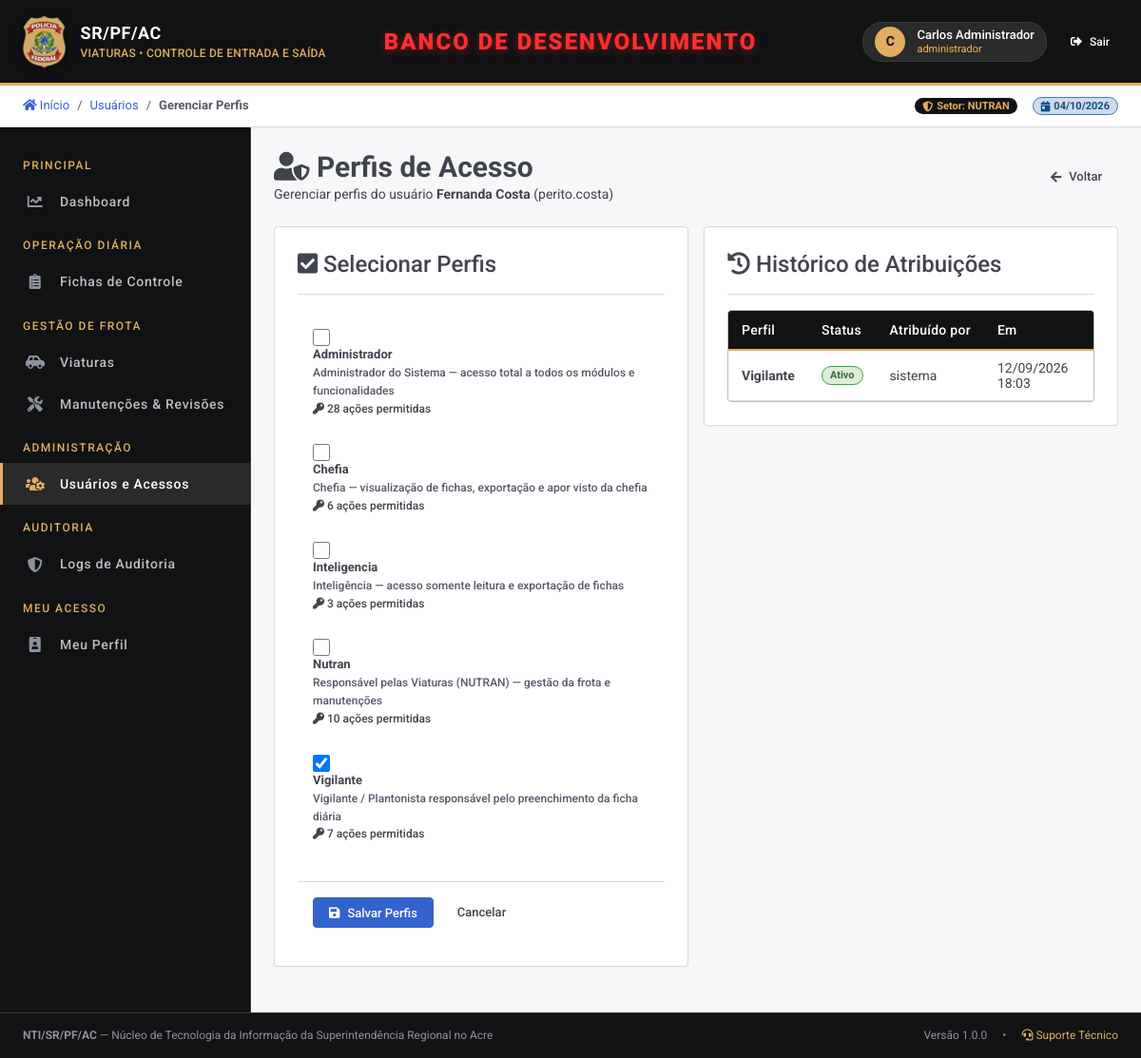
/usuarios/5/perfis/ (signed in), run on the app's committed database.
### usuarios/models.py (models this page shows, shortened)
class Usuario(AbstractUser):
    matricula = models.CharField(
        "Matrícula / Identificação",
        max_length=30,
        blank=True,
        null=True,
        help_text="Matrícula funcional do servidor ou identificação do vigilante",
    )
    cargo = models.CharField(
        "Cargo / Função",
        max_length=100,
        blank=True,
        default="Vigilante",
    )
    setor = models.CharField(
        "Setor / Unidade",
        max_length=100,
        blank=True,
        default="Portaria Principal",
    )
    telefone = models.CharField(
        "Telefone / Ramal",
        max_length=20,
        blank=True,
        null=True,
    )
    class Meta:
        verbose_name = "Usuário"
        verbose_name_plural = "Usuários"
        ordering = ["first_name", "last_name", "username"]
    def listar_perfis(self) -> list[str]:
        return list(
            self.perfis_atribuidos.filter(ativo=True).values_list("perfil__nome", flat=True)
        )

### accesscontrol/models.py (models this page shows, shortened)
class Perfil(models.Model):
    nome = models.CharField("Nome", max_length=100, unique=True)
    descricao = models.TextField("Descrição", blank=True)
    ativo = models.BooleanField("Ativo", default=True)
    acoes = models.ManyToManyField(
        Acao,
        related_name="perfis",
        blank=True,
        verbose_name="Ações permitidas",
    )
    class Meta:
        verbose_name = "Perfil de Acesso"
        verbose_name_plural = "Perfis de Acesso"
        ordering = ["nome"]

class UsuarioPerfil(models.Model):
    usuario = models.ForeignKey(
        settings.AUTH_USER_MODEL,
        on_delete=models.CASCADE,
        related_name="perfis_atribuidos",
        verbose_name="Usuário",
    )
    perfil = models.ForeignKey(
        Perfil,
        on_delete=models.CASCADE,
        verbose_name="Perfil",
    )
    atribuido_por = models.ForeignKey(
        settings.AUTH_USER_MODEL,
        on_delete=models.SET_NULL,
        null=True,
        blank=True,
        related_name="+",
        verbose_name="Atribuído por",
    )
    atribuido_em = models.DateTimeField("Atribuído em", auto_now_add=True)
    ativo = models.BooleanField("Ativo", default=True)
    class Meta:
        verbose_name = "Perfil do Usuário"
        verbose_name_plural = "Perfis dos Usuários"
        unique_together = ("usuario", "perfil")
        ordering = ["-atribuido_em"]

### usuarios/views.py (the view, shortened to what this page needs)
# urls.py: path("<int:pk>/perfis/", views.usuario_perfis_gerenciar, name="perfis_gerenciar"),
@requer_permissao("usuarios.perfis.atribuir")
def usuario_perfis_gerenciar(request, pk):
    usuario = get_object_or_404(Usuario, pk=pk)
    todos_perfis = Perfil.objects.filter(ativo=True).order_by("nome")
    vinculos = UsuarioPerfil.objects.filter(usuario=usuario).select_related("perfil", "atribuido_por")
    perfis_ativos_ids = set(
        vinculos.filter(ativo=True).values_list("perfil_id", flat=True)
    )
    return render(request, "usuarios/perfis.html", {
        "usuario": usuario,
        "todos_perfis": todos_perfis,
        "vinculos": vinculos,
        "perfis_ativos_ids": perfis_ativos_ids,
    })

### accesscontrol/context.py (called while the page is built)
def set_current_request(request: Any) -> None:
    _request_ctx.set(request)

def clear_current_request() -> None:
    _request_ctx.set(None)

### accesscontrol/context_processors.py (called while the page is built, shortened)
def menu_context(request):
    if not request.user.is_authenticated:
        return {}
    codigos = obter_codigos_permissao(request.user)
    is_super = getattr(request.user, "is_superuser", False)
    if is_super:
        modulos_menu = list(Modulo.objects.filter(ativo=True).prefetch_related("submodulos"))
    widgets = obter_widgets_dashboard(request.user)
    return {
        "modulos_menu": modulos_menu,
        "codigos_permissao": codigos,
        "widgets_dashboard": widgets,
        "tem_permissao_fn": lambda codigo: tem_permissao(request.user, codigo),
    }

### accesscontrol/services.py (called while the page is built, shortened)
def _chave_cache(usuario_id: int) -> str:
    return f"permissoes:usuario:{usuario_id}"

def obter_codigos_permissao(usuario) -> set[str]:
    if not getattr(usuario, "is_authenticated", False):
        return set()
    chave = _chave_cache(usuario.pk)
    codigos = cache.get(chave)
    if codigos is None:
        from .models import Acao
        codigos = set(
            Acao.objects.filter(
                perfis__usuarioperfil__usuario=usuario,
                perfis__usuarioperfil__ativo=True,
                ativo=True,
            ).values_list("codigo_completo", flat=True)
        )
        cache.set(chave, codigos, CACHE_TTL)
    return codigos

def tem_permissao(usuario, codigo: str) -> bool:
    if not getattr(usuario, "is_authenticated", False):
        return False
    if getattr(usuario, "is_superuser", False):
        return True
    return codigo in obter_codigos_permissao(usuario)

def obter_widgets_dashboard(usuario) -> list[str]:
    if not getattr(usuario, "is_authenticated", False):
        return []
    if getattr(usuario, "is_superuser", False):
        from .models import DashboardWidget
        return list(DashboardWidget.objects.filter(ativo=True).values_list("codigo", flat=True))

### accesscontrol/templatetags/permissoes.py (called while the page is built)
@register.simple_tag(takes_context=True)
def tem_perm(context, codigo: str) -> bool:
    request = context.get("request")
    if request is None:
        return False
    return tem_permissao(request.user, codigo)

### core/context_processors.py (called while the page is built)
def ambiente_context(request):
    return {
        "is_db_desenvolvimento": getattr(request, "is_db_desenvolvimento", True),
        "db_env": getattr(request, "db_env", "desenvolvimento"),
    }

### core/db_router.py (called while the page is built)
def set_current_db(db_name: str):
    _current_db.set(db_name)

### templates/usuarios/perfis.html (shortened to what this page needs)
{% extends 'base.html' %}
{% load permissoes %}
{% block breadcrumb %}
  <span>/</span>
  <a href="{% url 'usuarios:lista' %}">Usuários</a>
  <span>/</span>
  <strong>Gerenciar Perfis</strong>
{% endblock %}
{% block content %}
<div class="pf-page-header">
  <div>
    <h2><i class="fas fa-user-shield"></i> Perfis de Acesso</h2>
    <p>Gerenciar perfis do usuário <strong>{{ usuario.get_full_name|default:usuario.username }}</strong> ({{ usuario.username }})</p>
  </div>
  <div>
    <a href="{% url 'usuarios:lista' %}" class="pf-btn pf-btn-ghost">
      <i class="fas fa-arrow-left"></i> Voltar
    </a>
  </div>
</div>
<div class="pf-form-grid">
  <div class="col-6">
    <div class="pf-card">
      <div class="pf-card-header">
        <h3><i class="fas fa-check-square"></i> Selecionar Perfis</h3>
      </div>
      <form method="post">
        <div style="padding: var(--space-16);">
          {% for perfil in todos_perfis %}
          <div class="pf-field" style="display: flex; align-items: flex-start; gap: var(--space-12); margin-bottom: var(--space-16);">
            <input type="checkbox"
                   class="pf-checkbox"
                   id="perfil_{{ perfil.pk }}"
                   name="perfis"
                   value="{{ perfil.pk }}"
                   {% if perfil.pk in perfis_ativos_ids %}checked{% endif %}
                   style="margin-top: 4px; width: 18px; height: 18px; flex-shrink: 0;">
            <label for="perfil_{{ perfil.pk }}" style="cursor: pointer;">
              <strong>{{ perfil.nome|title }}</strong>
              {% if perfil.descricao %}
              <br><small style="color: var(--pf-grey-600);">{{ perfil.descricao }}</small>
              {% endif %}
              <br>
              <small style="color: var(--pf-azul-pf);">
                <i class="fas fa-key"></i> {{ perfil.acoes.count }} ações permitidas
              </small>
            </label>
          </div>
          {% endfor %}
        </div>
        <div style="padding: var(--space-16); border-top: 1px solid var(--pf-grey-200); display: flex; gap: var(--space-8);">
          <button type="submit" class="pf-btn pf-btn-primary">
            <i class="fas fa-save"></i> Salvar Perfis
          </button>
          <a href="{% url 'usuarios:lista' %}" class="pf-btn pf-btn-ghost">Cancelar</a>
        </div>
      </form>
    </div>
  </div>
  <div class="col-6">
    <div class="pf-card">
      <div class="pf-card-header">
        <h3><i class="fas fa-history"></i> Histórico de Atribuições</h3>
      </div>
      <div class="pf-table-wrapper">
        <table class="pf-table">
          <thead>
            <tr>
              <th>Perfil</th>
              <th>Status</th>
              <th>Atribuído por</th>
              <th>Em</th>
            </tr>
          </thead>
          <tbody>
            {% for vp in vinculos %}
            <tr>
              <td><strong>{{ vp.perfil.nome|title }}</strong></td>
              <td>
                {% if vp.ativo %}
                  <span class="pf-badge pf-badge-success">Ativo</span>
                {% else %}
                  <span class="pf-badge pf-badge-danger">Inativo</span>
                {% endif %}
              </td>
              <td>{{ vp.atribuido_por.username|default:"sistema" }}</td>
              <td>{{ vp.atribuido_em|date:"d/m/Y H:i" }}</td>
            </tr>
            {% empty %}
            <tr>
              <td colspan="4" style="text-align: center; padding: var(--space-24);">
                <i class="fas fa-info-circle"></i> Nenhum histórico de atribuição.
              </td>
            </tr>
            {% endfor %}
          </tbody>
        </table>
      </div>
    </div>
  </div>
</div>
{% endblock %}

### templates/base.html (shortened to what this page needs)
{% load static permissoes %}
<!DOCTYPE html>
<html lang="pt-BR">
<head>
  <link rel="stylesheet" href="https://cdnjs.cloudflare.com/ajax/libs/font-awesome/5.15.4/css/all.min.css">
  <link rel="stylesheet" href="{% static 'css/frontline.css' %}?v={% now 'U' %}">
</head>
<body>
  <header class="pf-header">
    <a href="{% url 'dashboard:home' %}" class="pf-header-brand">
      <img src="{% static 'img/brasao_pf.png' %}" alt="Brasão Polícia Federal" class="pf-header-logo">
      <div class="pf-header-titles">
        <span class="pf-header-title">SR/PF/AC</span>
        <span class="pf-header-subtitle">VIATURAS • CONTROLE DE ENTRADA E SAÍDA</span>
      </div>
    </a>
    {% if is_db_desenvolvimento %}
    <span style="position: absolute; left: 50%; top: 50%; transform: translate(-50%, -50%); text-align: center; pointer-events: none; z-index: 10;">
      <h1 style="color: #FF2E2E; font-size: 1.5rem; font-weight: 900; text-transform: uppercase; margin: 0; letter-spacing: 2px; text-shadow: 0 2px 8px rgba(255, 46, 46, 0.4); white-space: nowrap;">
        BANCO DE DESENVOLVIMENTO
      </h1>
    </span>
    {% endif %}
    <div class="pf-header-actions">
      {% if user.is_authenticated %}
        <div class="pf-user-profile">
          <div class="pf-user-avatar">
            {{ user.first_name|default:user.username|slice:":1"|upper }}
          </div>
          <div class="pf-user-info">
            <span class="pf-user-name">{{ user.get_full_name|default:user.username }}</span>
            <span class="pf-user-role">
              {% for p in user.listar_perfis %}
                {{ p }}{% if not forloop.last %}, {% endif %}
              {% empty %}
                Usuário
              {% endfor %}
            </span>
          </div>
        </div>
        <form action="{% url 'usuarios:logout' %}" method="post" style="display:inline;">
          <button type="submit" class="pf-btn pf-btn-sm pf-btn-ghost" style="color:#FFF;" title="Sair do sistema">
            <i class="fas fa-sign-out-alt"></i> Sair
          </button>
        </form>
      {% else %}
        <a href="{% url 'usuarios:login' %}" class="pf-btn pf-btn-sm pf-btn-gold">
          <i class="fas fa-sign-in-alt"></i> Entrar
        </a>
      {% endif %}
    </div>
  </header>
  <div class="pf-subheader">
    <div class="pf-breadcrumb">
      <a href="{% url 'dashboard:home' %}"><i class="fas fa-home"></i> Início</a>
      {% block breadcrumb %}{% endblock %}
    </div>
    <div class="pf-subheader-indicators">
      <span class="pf-badge pf-badge-dark">
        <i class="fas fa-shield-alt"></i> Setor: {{ user.setor|default:"Superintendência Regional" }}
      </span>
      <span class="pf-badge pf-badge-info">
        <i class="fas fa-calendar-day"></i> {% now "d/m/Y" %}
      </span>
    </div>
  </div>
  <aside class="pf-sidebar">
    <ul class="pf-menu-nav">
      <li class="pf-menu-section-title">PRINCIPAL</li>
      <li class="pf-menu-item">
        <a href="{% url 'dashboard:home' %}" class="pf-menu-link {% if request.resolver_match.app_name == 'dashboard' %}active{% endif %}">
          <i class="fas fa-chart-line"></i>
          <span>Dashboard</span>
        </a>
      </li>
      {% tem_perm "operacao_diaria.fichas.visualizar" as pode_fichas %}
      {% if pode_fichas %}
      <li class="pf-menu-section-title">OPERAÇÃO DIÁRIA</li>
      <li class="pf-menu-item">
        <a href="{% url 'fichas:lista' %}" class="pf-menu-link {% if request.resolver_match.app_name == 'fichas' %}active{% endif %}">
          <i class="fas fa-clipboard-list"></i>
          <span>Fichas de Controle</span>
        </a>
      </li>
      {% endif %}
      {% tem_perm "frota.viaturas.visualizar" as pode_viaturas %}
      {% tem_perm "frota.manutencao.visualizar" as pode_manutencao %}
      {% if pode_viaturas or pode_manutencao %}
      <li class="pf-menu-section-title">GESTÃO DE FROTA</li>
      {% if pode_viaturas %}
      <li class="pf-menu-item">
        <a href="{% url 'veiculos:lista' %}" class="pf-menu-link {% if request.resolver_match.app_name == 'veiculos' and not 'manutencao' in request.path %}active{% endif %}">
          <i class="fas fa-car-side"></i>
          <span>Viaturas</span>
        </a>
      </li>
      {% endif %}
      {% if pode_manutencao %}
      <li class="pf-menu-item">
        <a href="{% url 'veiculos:lista_manutencoes' %}" class="pf-menu-link {% if 'manutencao' in request.path %}active{% endif %}">
          <i class="fas fa-tools"></i>
          <span>Manutenções &amp; Revisões</span>
        </a>
      </li>
      {% endif %}
      {% endif %}
      {% tem_perm "usuarios.cadastro.visualizar" as pode_usuarios %}
      {% if pode_usuarios %}
      <li class="pf-menu-section-title">ADMINISTRAÇÃO</li>
      <li class="pf-menu-item">
        <a href="{% url 'usuarios:lista' %}" class="pf-menu-link {% if request.resolver_match.app_name == 'usuarios' %}active{% endif %}">
          <i class="fas fa-users-cog"></i>
          <span>Usuários e Acessos</span>
        </a>
      </li>
      {% endif %}
      {% tem_perm "auditoria.logs.visualizar" as pode_auditoria %}
      {% if pode_auditoria %}
      <li class="pf-menu-section-title">AUDITORIA</li>
      <li class="pf-menu-item">
        <a href="{% url 'accesscontrol:auditoria_lista' %}" class="pf-menu-link {% if request.resolver_match.app_name == 'accesscontrol' %}active{% endif %}">
          <i class="fas fa-shield-alt"></i>
          <span>Logs de Auditoria</span>
        </a>
      </li>
      {% endif %}
      <li class="pf-menu-section-title">MEU ACESSO</li>
      <li class="pf-menu-item">
        <a href="{% url 'usuarios:meu_perfil' %}" class="pf-menu-link">
          <i class="fas fa-id-badge"></i>
          <span>Meu Perfil</span>
        </a>
      </li>
    </ul>
  </aside>
  <main class="pf-main-wrapper">
    {% block content %}{% endblock %}
  </main>
  <footer class="pf-footer">
    <div>
      <strong>NTI/SR/PF/AC</strong> — Núcleo de Tecnologia da Informação da Superintendência Regional no Acre
    </div>
    <div class="pf-footer-links">
      <span>Versão 1.0.0</span>
      <span>•</span>
      <a href="mailto:nti.srac@pf.gov.br"><i class="fas fa-headset"></i> Suporte Técnico</a>
    </div>
  </footer>
</body>
</html>

### data on the page
Usuario: first_name "C", get_full_name "Carlos Administrador", setor "NUTRAN"
Usuario: get_full_name "Fernanda Costa", username "perito.costa"
Perfil: nome "Administrador", descricao "Administrador do Sistema — acesso total a todos os módulos e funcionalidades", acoes.count "28"
Perfil: nome "Chefia", descricao "Chefia — visualização de fichas, exportação e apor visto da chefia", acoes.count "6"
Perfil: nome "Inteligencia", descricao "Inteligência — acesso somente leitura e exportação de fichas", acoes.count "3"
Perfil: nome "Nutran", descricao "Responsável pelas Viaturas (NUTRAN) — gestão da frota e manutenções", acoes.count "10"
Perfil: perfis "☑", nome "Vigilante", descricao "Vigilante / Plantonista responsável pelo preenchimento da ficha diária", acoes.count "7"
UsuarioPerfil: perfil.nome "Vigilante", ativo "Ativo", atribuido_por.username "sistema", atribuido_em "12/09/2026 18:03"

### other printed values
{{ p }} "administrador"
